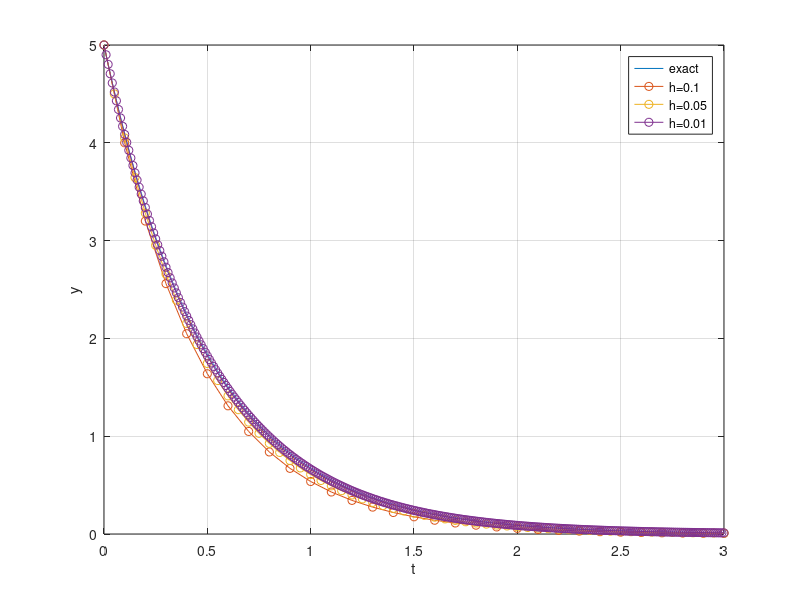

This chart was generated by the following MATLAB code:
% EULEREX  simple Euler's method example
%   y'(t) = -2 * y(t),  y(0)=5

f = @(t,y) -2 * y;
y0 = 5;

tf = 0:0.001:3;
plot(tf, 5*exp(-2*tf))
hold on,  xlabel t,  ylabel y,  grid on

% try different step sizes (these are all stable)
for h = [0.1, 0.05, 0.01]
    t = 0:h:3;
    y = zeros(size(t));
    n = round(3/h);   % only certain h values make sense ...
    y(1) = y0;
    for k = 1:n
        y(k+1) = y(k) + h * f(t(k), y(k));
    end
    plot(t,y,'o-')
end
legend('exact','h=0.1','h=0.05','h=0.01')
hold off
